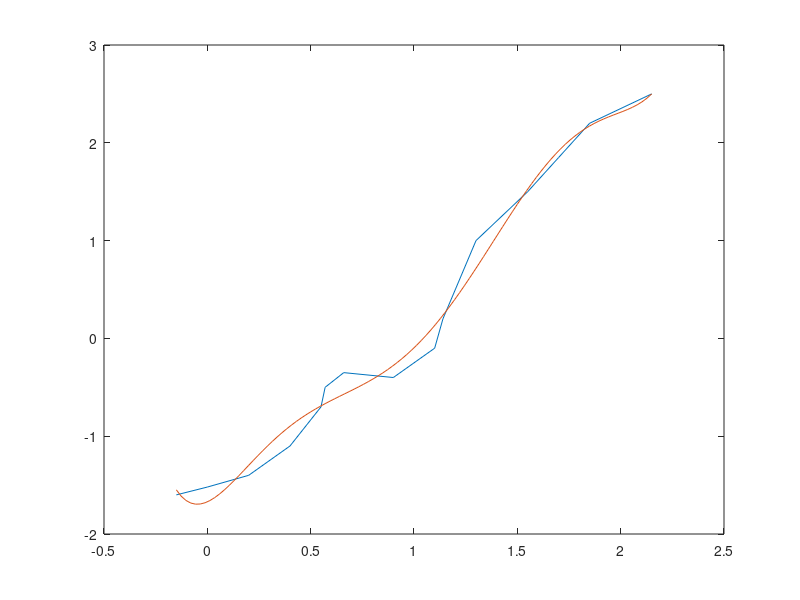

MATLAB code to generate this figure:
X = [2.15 1.85 1.7 1.55 1.3 1.14 1.1 0.9 0.66 0.57 0.55 0.4 0.2 0 -0.15];
y = [2.5 2.2 1.85 1.5 1 0.2 -0.1 -0.4 -0.35 -0.5 -0.7 -1.1 -1.4 -1.52 -1.6];



p = polyfit(X,y,6);


Xc = linspace(2.15,-0.15)
yc = polyval(p,Xc)



yc

plot(X,y)
hold on
plot(Xc,yc)
hold off